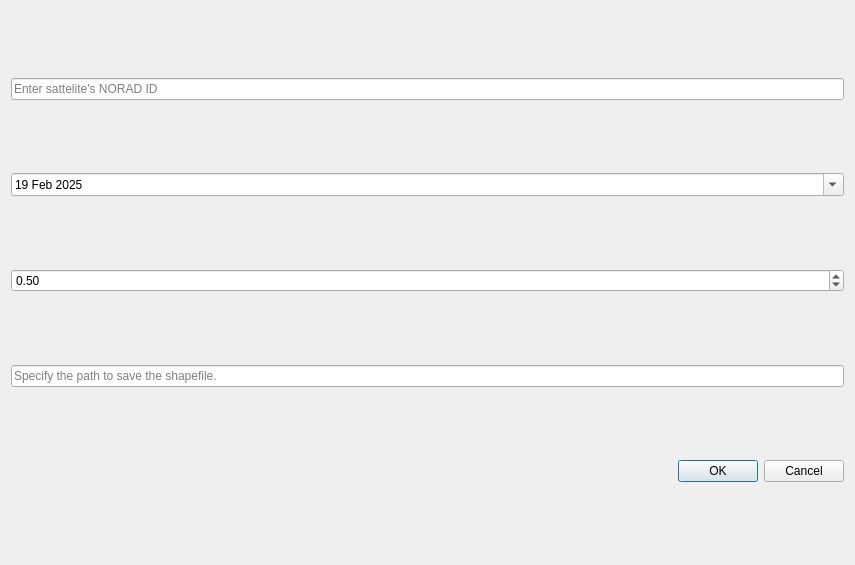
<?xml version="1.0" encoding="UTF-8"?>
<ui version="4.0">
 <class>SpaceTracePluginDialogBase</class>
 <widget class="QDialog" name="SpaceTracePluginDialogBase">
  <property name="geometry">
   <rect>
    <x>0</x>
    <y>0</y>
    <width>855</width>
    <height>565</height>
   </rect>
  </property>
  <property name="windowTitle">
   <string>Space trace</string>
  </property>
  <layout class="QVBoxLayout" name="verticalLayout">
   <item>
    <widget class="QLineEdit" name="lineEditSatID">
     <property name="placeholderText">
      <string>Enter sattelite's NORAD ID</string>
     </property>
    </widget>
   </item>
   <item>
    <widget class="QDateEdit" name="dateEdit">
     <property name="calendarPopup">
      <bool>true</bool>
     </property>
     <property name="date">
      <date>
       <year>2025</year>
       <month>2</month>
       <day>19</day>
      </date>
     </property>
    </widget>
   </item>
   <item>
    <widget class="QDoubleSpinBox" name="spinBoxStepMinutes">
     <property name="minimum">
      <double>0.100000000000000</double>
     </property>
     <property name="maximum">
      <double>60.000000000000000</double>
     </property>
     <property name="singleStep">
      <double>5.000000000000000</double>
     </property>
     <property name="value">
      <double>0.500000000000000</double>
     </property>
    </widget>
   </item>
   <item>
    <widget class="QLineEdit" name="lineEditOutputPath">
     <property name="placeholderText">
      <string>Specify the path to save the shapefile.</string>
     </property>
    </widget>
   </item>
   <item>
    <widget class="QDialogButtonBox" name="buttonBox">
     <property name="orientation">
      <enum>Qt::Orientation::Horizontal</enum>
     </property>
     <property name="standardButtons">
      <set>QDialogButtonBox::StandardButton::Cancel|QDialogButtonBox::StandardButton::Ok</set>
     </property>
    </widget>
   </item>
  </layout>
 </widget>
 <resources/>
 <connections>
  <connection>
   <sender>buttonBox</sender>
   <signal>accepted()</signal>
   <receiver>SpaceTracePluginDialogBase</receiver>
   <slot>accept()</slot>
   <hints>
    <hint type="sourcelabel">
     <x>20</x>
     <y>20</y>
    </hint>
    <hint type="destinationlabel">
     <x>20</x>
     <y>20</y>
    </hint>
   </hints>
  </connection>
  <connection>
   <sender>buttonBox</sender>
   <signal>rejected()</signal>
   <receiver>SpaceTracePluginDialogBase</receiver>
   <slot>reject()</slot>
   <hints>
    <hint type="sourcelabel">
     <x>20</x>
     <y>20</y>
    </hint>
    <hint type="destinationlabel">
     <x>20</x>
     <y>20</y>
    </hint>
   </hints>
  </connection>
 </connections>
</ui>
